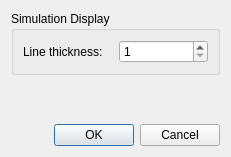
<ui version="4.0" >
 <class>stpreferencesdlg</class>
 <widget class="QDialog" name="stpreferencesdlg" >
  <property name="geometry" >
   <rect>
    <x>0</x>
    <y>0</y>
    <width>231</width>
    <height>157</height>
   </rect>
  </property>
  <property name="windowTitle" >
   <string>SequenceTree Preferences</string>
  </property>
  <layout class="QVBoxLayout" name="verticalLayout" >
   <item>
    <widget class="QGroupBox" name="groupBox" >
     <property name="title" >
      <string>Simulation Display</string>
     </property>
     <layout class="QHBoxLayout" name="horizontalLayout" >
      <item>
       <widget class="QLabel" name="label" >
        <property name="text" >
         <string>Line thickness:</string>
        </property>
       </widget>
      </item>
      <item>
       <widget class="QSpinBox" name="line_thickness" >
        <property name="minimum" >
         <number>1</number>
        </property>
        <property name="maximum" >
         <number>10</number>
        </property>
       </widget>
      </item>
     </layout>
    </widget>
   </item>
   <item>
    <spacer name="verticalSpacer" >
     <property name="orientation" >
      <enum>Qt::Vertical</enum>
     </property>
     <property name="sizeHint" stdset="0" >
      <size>
       <width>20</width>
       <height>45</height>
      </size>
     </property>
    </spacer>
   </item>
   <item>
    <widget class="QDialogButtonBox" name="buttonBox" >
     <property name="orientation" >
      <enum>Qt::Horizontal</enum>
     </property>
     <property name="standardButtons" >
      <set>QDialogButtonBox::Cancel|QDialogButtonBox::Ok</set>
     </property>
    </widget>
   </item>
  </layout>
 </widget>
 <resources/>
 <connections>
  <connection>
   <sender>buttonBox</sender>
   <signal>accepted()</signal>
   <receiver>stpreferencesdlg</receiver>
   <slot>accept()</slot>
   <hints>
    <hint type="sourcelabel" >
     <x>248</x>
     <y>254</y>
    </hint>
    <hint type="destinationlabel" >
     <x>157</x>
     <y>274</y>
    </hint>
   </hints>
  </connection>
  <connection>
   <sender>buttonBox</sender>
   <signal>rejected()</signal>
   <receiver>stpreferencesdlg</receiver>
   <slot>reject()</slot>
   <hints>
    <hint type="sourcelabel" >
     <x>316</x>
     <y>260</y>
    </hint>
    <hint type="destinationlabel" >
     <x>286</x>
     <y>274</y>
    </hint>
   </hints>
  </connection>
 </connections>
</ui>
